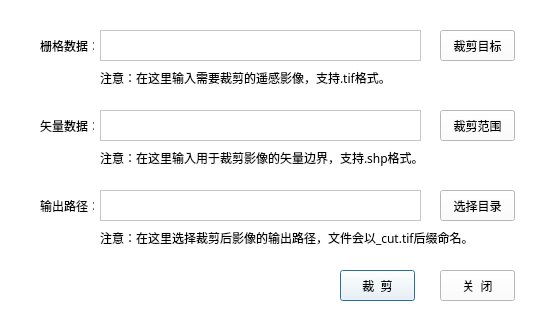
<?xml version="1.0" encoding="UTF-8"?>
<ui version="4.0">
 <class>CutImageDialog</class>
 <widget class="QDialog" name="CutImageDialog">
  <property name="geometry">
   <rect>
    <x>0</x>
    <y>0</y>
    <width>551</width>
    <height>321</height>
   </rect>
  </property>
  <property name="windowTitle">
   <string>影像裁剪</string>
  </property>
  <property name="windowIcon">
   <iconset resource="../resources/cutRc.qrc">
    <normaloff>:/ico/影像裁剪.png</normaloff>:/ico/影像裁剪.png</iconset>
  </property>
  <property name="styleSheet">
   <string notr="true">background-color: rgb(255, 255, 255);</string>
  </property>
  <widget class="QLabel" name="label">
   <property name="geometry">
    <rect>
     <x>40</x>
     <y>40</y>
     <width>54</width>
     <height>12</height>
    </rect>
   </property>
   <property name="font">
    <font>
     <family>幼圆</family>
    </font>
   </property>
   <property name="text">
    <string>栅格数据：</string>
   </property>
  </widget>
  <widget class="QLabel" name="label_2">
   <property name="geometry">
    <rect>
     <x>40</x>
     <y>120</y>
     <width>54</width>
     <height>12</height>
    </rect>
   </property>
   <property name="font">
    <font>
     <family>幼圆</family>
    </font>
   </property>
   <property name="text">
    <string>矢量数据：</string>
   </property>
  </widget>
  <widget class="QLabel" name="label_3">
   <property name="geometry">
    <rect>
     <x>40</x>
     <y>200</y>
     <width>54</width>
     <height>12</height>
    </rect>
   </property>
   <property name="font">
    <font>
     <family>幼圆</family>
    </font>
   </property>
   <property name="text">
    <string>输出路径：</string>
   </property>
  </widget>
  <widget class="QPushButton" name="pbtnCut">
   <property name="geometry">
    <rect>
     <x>340</x>
     <y>270</y>
     <width>75</width>
     <height>31</height>
    </rect>
   </property>
   <property name="font">
    <font>
     <family>幼圆</family>
    </font>
   </property>
   <property name="text">
    <string>裁  剪</string>
   </property>
  </widget>
  <widget class="QPushButton" name="pbtnClose">
   <property name="geometry">
    <rect>
     <x>440</x>
     <y>270</y>
     <width>75</width>
     <height>31</height>
    </rect>
   </property>
   <property name="font">
    <font>
     <family>幼圆</family>
    </font>
   </property>
   <property name="text">
    <string>关  闭</string>
   </property>
  </widget>
  <widget class="QTextEdit" name="txtRasterPath">
   <property name="geometry">
    <rect>
     <x>100</x>
     <y>30</y>
     <width>321</width>
     <height>31</height>
    </rect>
   </property>
   <property name="font">
    <font>
     <family>幼圆</family>
    </font>
   </property>
  </widget>
  <widget class="QPushButton" name="pbtnOpenRaster">
   <property name="geometry">
    <rect>
     <x>440</x>
     <y>30</y>
     <width>75</width>
     <height>31</height>
    </rect>
   </property>
   <property name="font">
    <font>
     <family>幼圆</family>
    </font>
   </property>
   <property name="text">
    <string>裁剪目标</string>
   </property>
  </widget>
  <widget class="QPushButton" name="pbtnOpenVector">
   <property name="geometry">
    <rect>
     <x>440</x>
     <y>110</y>
     <width>75</width>
     <height>31</height>
    </rect>
   </property>
   <property name="font">
    <font>
     <family>幼圆</family>
    </font>
   </property>
   <property name="text">
    <string>裁剪范围</string>
   </property>
  </widget>
  <widget class="QPushButton" name="pbtnChooseLocation">
   <property name="geometry">
    <rect>
     <x>440</x>
     <y>190</y>
     <width>75</width>
     <height>31</height>
    </rect>
   </property>
   <property name="font">
    <font>
     <family>幼圆</family>
    </font>
   </property>
   <property name="text">
    <string>选择目录</string>
   </property>
  </widget>
  <widget class="QTextEdit" name="txtVectorPath">
   <property name="geometry">
    <rect>
     <x>100</x>
     <y>110</y>
     <width>321</width>
     <height>31</height>
    </rect>
   </property>
   <property name="font">
    <font>
     <family>幼圆</family>
    </font>
   </property>
  </widget>
  <widget class="QTextEdit" name="txtoutputPath">
   <property name="geometry">
    <rect>
     <x>100</x>
     <y>190</y>
     <width>321</width>
     <height>31</height>
    </rect>
   </property>
   <property name="font">
    <font>
     <family>幼圆</family>
    </font>
   </property>
  </widget>
  <widget class="QLabel" name="label_4">
   <property name="geometry">
    <rect>
     <x>100</x>
     <y>70</y>
     <width>411</width>
     <height>16</height>
    </rect>
   </property>
   <property name="font">
    <font>
     <family>幼圆</family>
    </font>
   </property>
   <property name="text">
    <string>注意：在这里输入需要裁剪的遥感影像，支持.tif格式。</string>
   </property>
  </widget>
  <widget class="QLabel" name="label_5">
   <property name="geometry">
    <rect>
     <x>100</x>
     <y>150</y>
     <width>411</width>
     <height>16</height>
    </rect>
   </property>
   <property name="font">
    <font>
     <family>幼圆</family>
    </font>
   </property>
   <property name="text">
    <string>注意：在这里输入用于裁剪影像的矢量边界，支持.shp格式。</string>
   </property>
  </widget>
  <widget class="QLabel" name="label_6">
   <property name="geometry">
    <rect>
     <x>100</x>
     <y>230</y>
     <width>411</width>
     <height>16</height>
    </rect>
   </property>
   <property name="font">
    <font>
     <family>幼圆</family>
    </font>
   </property>
   <property name="text">
    <string>注意：在这里选择裁剪后影像的输出路径，文件会以_cut.tif后缀命名。</string>
   </property>
  </widget>
 </widget>
 <resources>
  <include location="../resources/cutRc.qrc"/>
 </resources>
 <connections/>
</ui>
